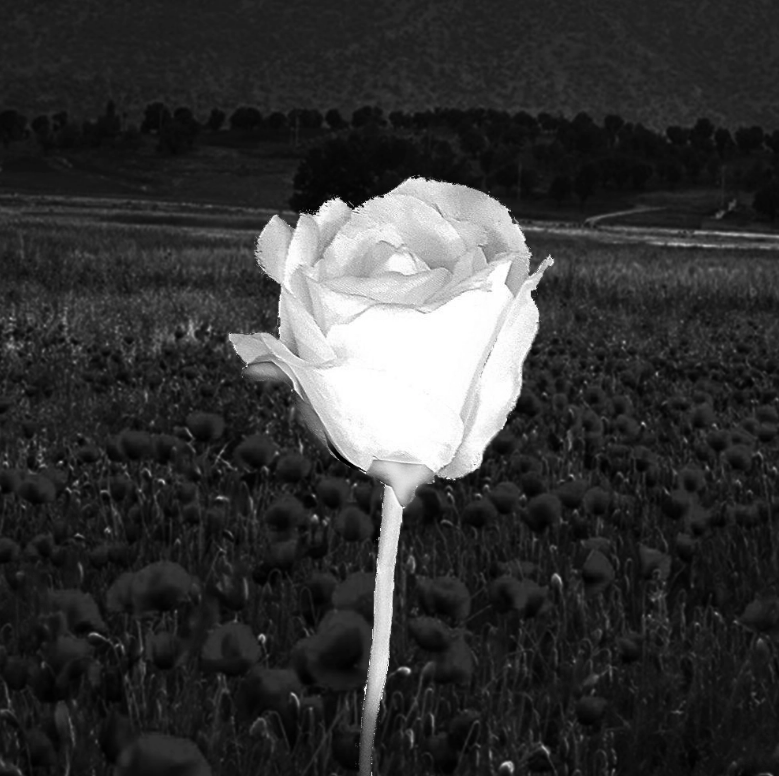
#> input picture 31.histogram/Inputs/flower.png, 779 x 776 px
$ python 2.focus.py
#> lines starting #> are read from the running program, lines starting #| are printed output that depends on the picture
import cv2
import numpy as np

img = cv2.imread("Inputs/flower.png" , cv2.IMREAD_GRAYSCALE)
#> img: shape (776, 779); min 0, max 255, mean 53.5

rows , cols = img.shape
#> rows = 776; cols = 779
result = np.zeros((rows-30 , cols-30) ,dtype=np.uint8 )


for i in range(15 , rows-15 ):
    for j in range(15 , cols-15):
        small = img[i-15:i+16 , j-15:j+16]
        if img[i,j] < 160 :
            avg = np.mean(small)
            result[i-15 , j-15] = avg
        else :
            result[i-15, j-15] =img[i , j]
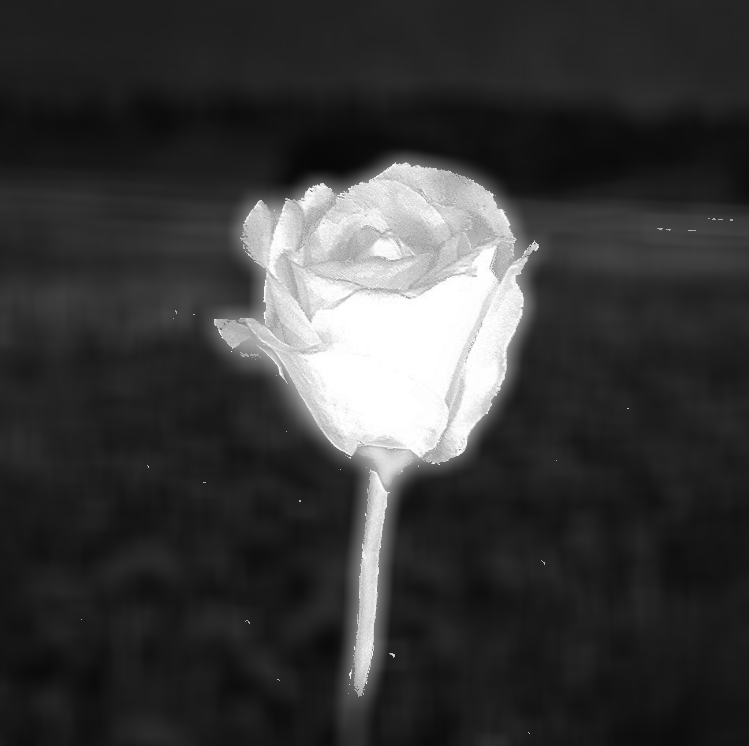
#> result: shape (746, 749); min 8, max 255, mean 56.7
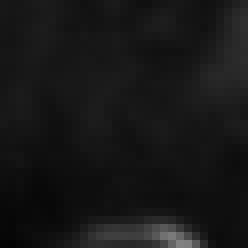
#> small: shape (31, 31) (shown 8 times larger); min 3, max 129, mean 23


cv2.imwrite("Output/portrait.jpg" , result)
